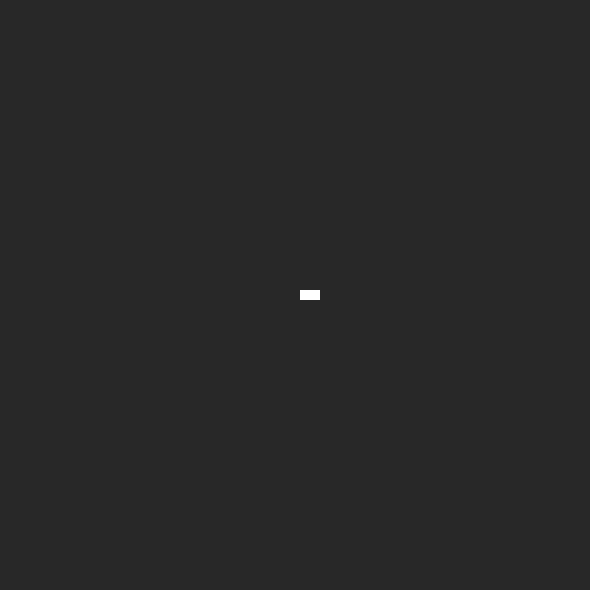
Frame 1 (no input)
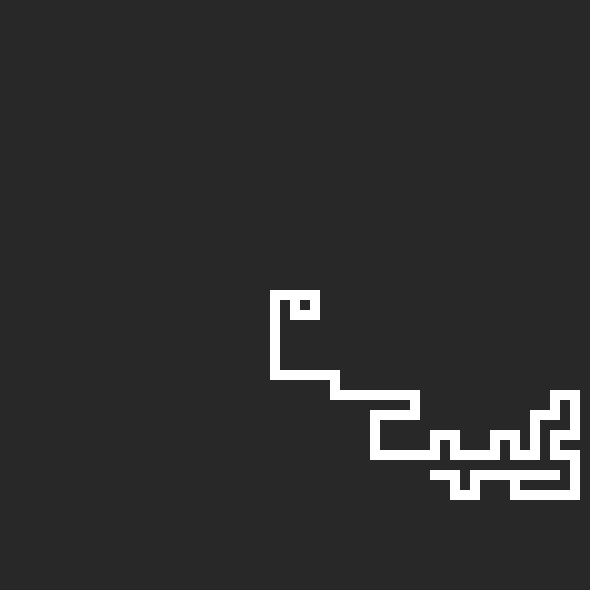
Frame 60 (no input)
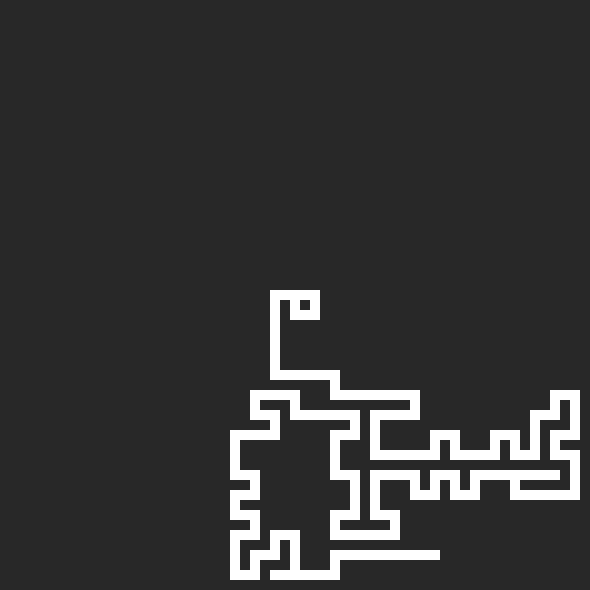
Frame 120 (the mouse pressed at the canvas centre since frame 60)

The p5.js sketch that drew these frames (run headless with seeded random() and noise() and a simulated clock; from frame 60 on, the mouse is pressed at the canvas centre):

// p5.js sketch
// ── sketch.js
let maze;

let w = 60;
let h = 60;
let mazeScale = 10;


function setup() {
  createCanvas(w * mazeScale - mazeScale, h * mazeScale - mazeScale); // Create our canvas
  maze = new Maze(w - 2, h - 2); // Make a maze object
  maze.init(); // Initialize the maze
}

function draw() {
  background(40);
  fill(255);
  noStroke();

  // maze.complete(); // For instant maze

  if (!maze.completed) {
    maze.loop(); // For animated
  }

  for (var x = 0; x < maze.map.length; x++) {
    for (var y = 0; y < maze.map[x].length; y++) {
      if (maze.map[x][y]) {
        rect(x * mazeScale + mazeScale, y * mazeScale + mazeScale, mazeScale, mazeScale);
      }
    }
  }
}

// ── maze-generator.js
function Maze(mwidth, mheight) {
  this.width = mwidth;
  this.height = mheight;

  this.init = function () {
    this.x = this.width / 4
    this.y = this.height / 4

    this.completed = false;
    this.map = [];

    for (var x = 0; x < this.width; x++) {
      this.map[x] = [];
      for (var y = 0; y < this.height; y++) {
        this.map[x][y] = false;
      }
    }

    this.route = [
      [this.y, this.x]
    ]
  }

  this.loop = function () {
    if (this.route[this.route.length - 1] === undefined) {
      this.completed = true;
      return;
    }

    this.y = this.route[this.route.length - 1][0] | 0;
    this.x = this.route[this.route.length - 1][1] | 0;

    this.directions = [
      [1, 0],
      [-1, 0],
      [0, 1],
      [0, -1]
    ];

    this.alternatives = [];

    for (var i = 0; i < this.directions.length; i++) {
      if (this.map[(this.directions[i][1] + this.x) * 2] != undefined &&
        this.map[(this.directions[i][1] + this.x) * 2][(this.directions[i][0] + this.y) * 2] === false) {
        this.alternatives.push(this.directions[i]);
      }
    }

    if (this.alternatives.length === 0) {
      this.route.pop()
      return;
    }

    this.direction = this.alternatives[random() * this.alternatives.length | 0]
    this.route.push([this.direction[0] + this.y, this.direction[1] + this.x])
    this.map[(this.direction[1] + this.x) * 2][(this.direction[0] + this.y) * 2] = true
    this.map[this.direction[1] + this.x * 2][this.direction[0] + this.y * 2] = true
  }

  this.complete = function () {
    while (!this.completed) {
      this.loop();
    }
  }
}
